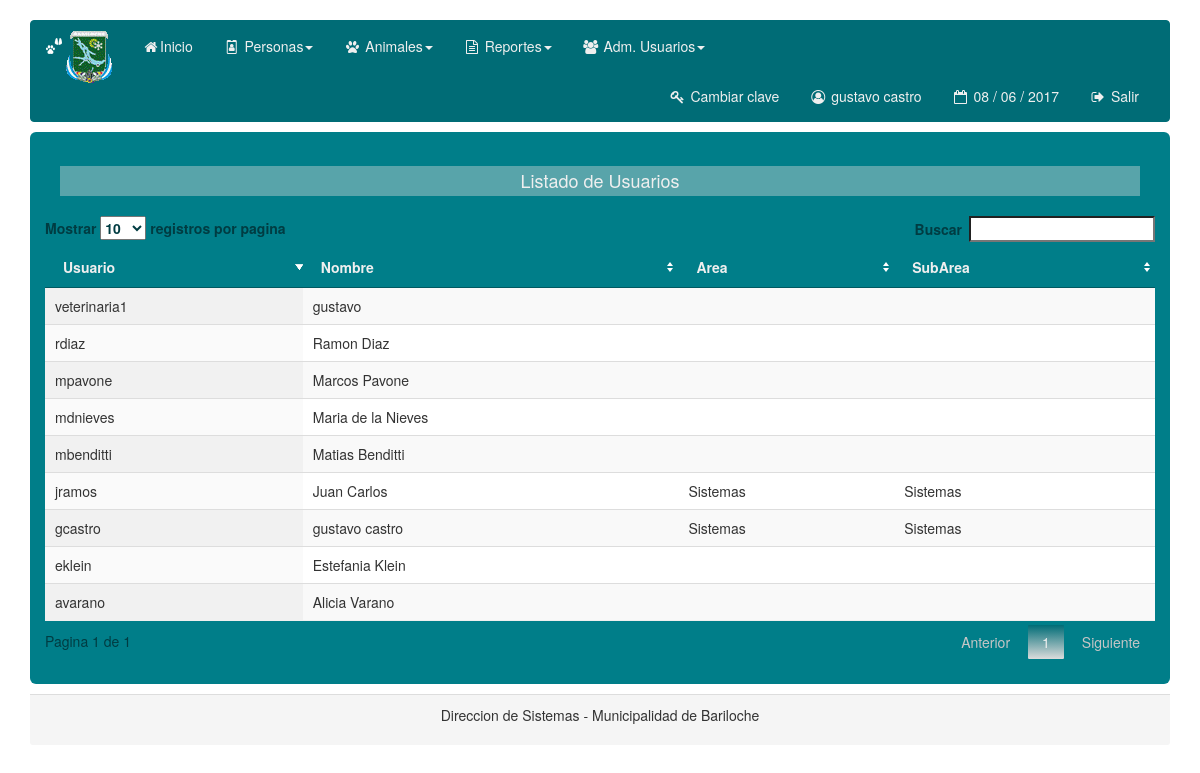
The page /mod_usuario/usuarios.php (signed in) on the database its author committed.
### tables this page shows
CREATE TABLE IF NOT EXISTS `usuarios` (
`id_usuario` int(11) NOT NULL,
  `nombre` varchar(25) DEFAULT NULL,
  `usuario` varchar(25) NOT NULL,
  `pass` varchar(50) NOT NULL,
  `fk_rol` int(11) NOT NULL,
  `area` varchar(50) DEFAULT NULL,
  `subarea` varchar(50) DEFAULT NULL,
  `CUIT_DNI` int(11) DEFAULT NULL
);

### mod_usuario/usuarios.php (the view, shortened to what this page needs)
<?php
$link = conectarse_mysql_veterinaria();
$sql = "SELECT * FROM usuarios";
$stmt = mysql_query($sql,$link);
?>
<!DOCTYPE html>
<html lang="en">
  <head>
    <link href="../css/bootstrap.min.css" rel="stylesheet">
    <link href="../css/bootstrap.css" rel="stylesheet">
		<link href="../css/jquery.dataTables.min.css" rel="stylesheet">
  </head>
  <body>
	<div class="container">
     <br>
      <?php include('../inc/menu.php'); ?>
      <div class="jumbotron">
	  <h4 class="text-center bg-info">Listado de Usuarios</h4>
        <div class="row">
              <table id="example" class="display" cellspacing="0" width="100%">
                	<thead>
										<th> Usuario </th>
										<th> Nombre </th>
										<th> Area </th>
										<th> SubArea </th>
                  </thead>
                    <tbody>
                    	<?php while($usuarios = mysql_fetch_array($stmt)){ ?>
                        <tr class="success">
                            <td> <?php echo $usuarios['usuario']; ?> </td>
                            <td> <?php echo $usuarios['nombre']; ?> </td>
                            <td> <?php echo $usuarios['area']; ?> </td>
                            <td> <?php echo $usuarios['subarea']; ?> </td>
                        </tr>
                        <?php } ?>
                    </tbody>
              </table>
				</div>
      </div>
		<div class="panel-footer">
			<p class="text-center">Direccion de Sistemas - Municipalidad de Bariloche</p>
		</div>
    </div>
  </body>
</html>

### rows shown on the page
usuarios: usuario "gcastro", nombre "gustavo castro", area "Sistemas", subarea "Sistemas"
usuarios: usuario "jramos", nombre "Juan Carlos", area "Sistemas", subarea "Sistemas"
usuarios: usuario "mbenditti", nombre "Matias Benditti"
usuarios: usuario "avarano", nombre "Alicia Varano"
usuarios: usuario "mdnieves", nombre "Maria de la Nieves"
usuarios: usuario "mpavone", nombre "Marcos Pavone"
usuarios: usuario "rdiaz", nombre "Ramon Diaz"
usuarios: usuario "eklein", nombre "Estefania Klein"
usuarios: usuario "veterinaria1", nombre "gustavo"

### other values the page prints
$_SESSION['nombre'] "gustavo castro"
